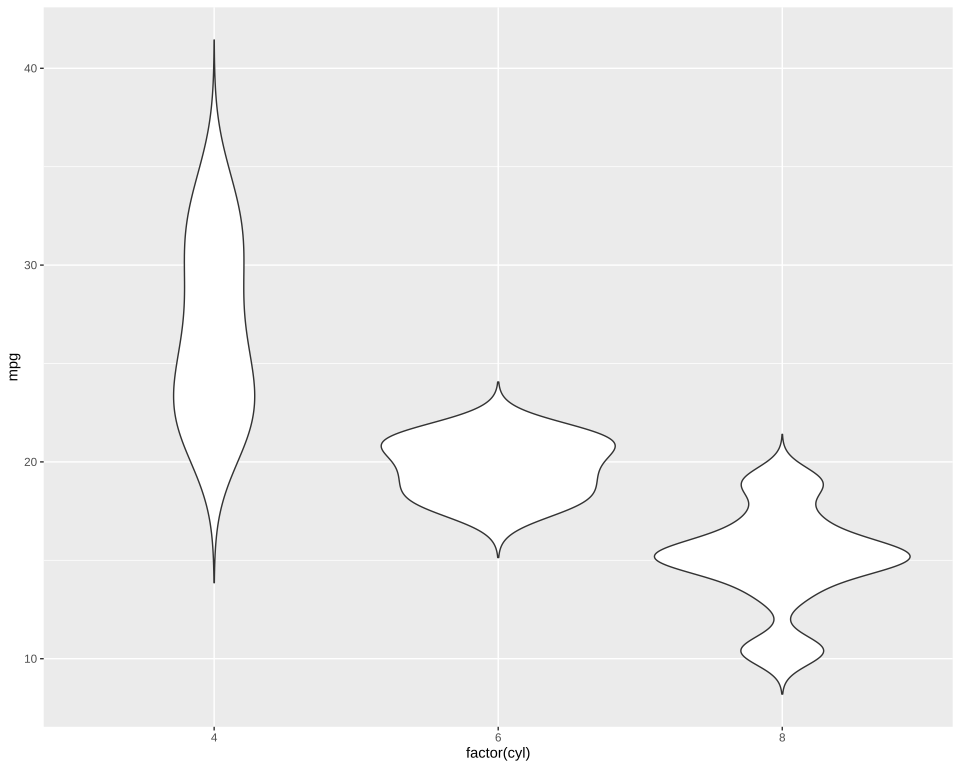

The script that drew this image:
# The plot test/golden/violin_untrimmed.svg draws, drawn by ggplot2 itself, as ggplot2's own visual tests
# draw their snapshots: the independent check on that golden whenever it changes. The suite never
# runs this; it needs R, ggplot2 and vdiffr, saved as the Docker image giggly-r:ggplot2-4.0.3. From
# the repository's root:
#
#   docker run --rm -v "$PWD/test/golden":/golden:ro giggly-r:ggplot2-4.0.3 \
#     Rscript /golden/violin_untrimmed.R > violin_untrimmed.ggplot2.svg
#
# and compare the two drawings element by element, as test/golden/point.R describes, `<line>`
# elements included.
#
# The reference page's untrimmed violins: each reaching three bandwidths past its group's
# extent either end, so its tails show.
#
# First checked with ggplot2 4.0.3 and vdiffr 1.0.9: every element and clip path matches but
# svglite's around the whole drawing, and the one departure is test/golden/point.R's, the x axis
# drawn before the y.

library(ggplot2)

plot <- ggplot(mtcars, aes(factor(cyl), mpg)) +
  geom_violin(trim = FALSE) +
  theme_gray()

file <- tempfile(fileext = ".svg")
vdiffr::write_svg(plot, file)
cat(readLines(file), sep = "\n")
